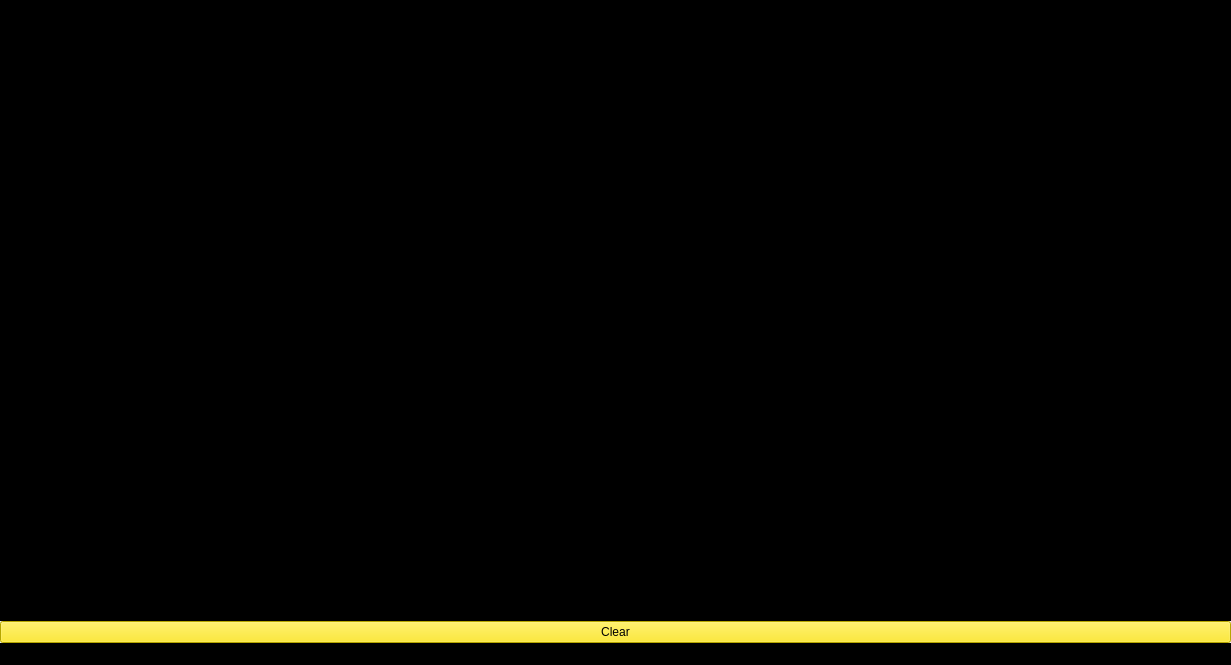
<?xml version="1.0" encoding="UTF-8"?>
<ui version="4.0">
 <class>MainWindow</class>
 <widget class="QMainWindow" name="MainWindow">
  <property name="geometry">
   <rect>
    <x>0</x>
    <y>0</y>
    <width>1231</width>
    <height>665</height>
   </rect>
  </property>
  <property name="windowTitle">
   <string>MainWindow</string>
  </property>
  <widget class="QWidget" name="centralwidget">
   <layout class="QVBoxLayout" name="verticalLayout">
    <property name="spacing">
     <number>0</number>
    </property>
    <property name="leftMargin">
     <number>0</number>
    </property>
    <property name="topMargin">
     <number>0</number>
    </property>
    <property name="rightMargin">
     <number>0</number>
    </property>
    <property name="bottomMargin">
     <number>0</number>
    </property>
    <item>
     <widget class="QWidget" name="widget" native="true">
      <property name="styleSheet">
       <string notr="true">background-color: rgb(0, 0, 0);</string>
      </property>
      <layout class="QVBoxLayout" name="verticalLayout_2">
       <property name="spacing">
        <number>0</number>
       </property>
       <property name="leftMargin">
        <number>0</number>
       </property>
       <property name="topMargin">
        <number>0</number>
       </property>
       <property name="rightMargin">
        <number>0</number>
       </property>
       <property name="bottomMargin">
        <number>0</number>
       </property>
       <item>
        <widget class="QCustomPlot" name="x_plot" native="true"/>
       </item>
       <item>
        <widget class="QCustomPlot" name="y_plot" native="true"/>
       </item>
       <item>
        <widget class="QCustomPlot" name="z_plot" native="true"/>
       </item>
      </layout>
     </widget>
    </item>
    <item>
     <widget class="QPushButton" name="clear_btn">
      <property name="styleSheet">
       <string notr="true">background-color: rgb(255, 233, 0);
</string>
      </property>
      <property name="text">
       <string>Clear</string>
      </property>
     </widget>
    </item>
   </layout>
  </widget>
  <widget class="QMenuBar" name="menubar">
   <property name="geometry">
    <rect>
     <x>0</x>
     <y>0</y>
     <width>1231</width>
     <height>22</height>
    </rect>
   </property>
  </widget>
  <widget class="QStatusBar" name="statusbar">
   <property name="styleSheet">
    <string notr="true">background-color: rgb(0, 0, 0);
color: rgb(255, 255, 255);</string>
   </property>
  </widget>
 </widget>
 <customwidgets>
  <customwidget>
   <class>QCustomPlot</class>
   <extends>QWidget</extends>
   <header>qcustomplot.h</header>
   <container>1</container>
  </customwidget>
 </customwidgets>
 <resources/>
 <connections/>
</ui>
